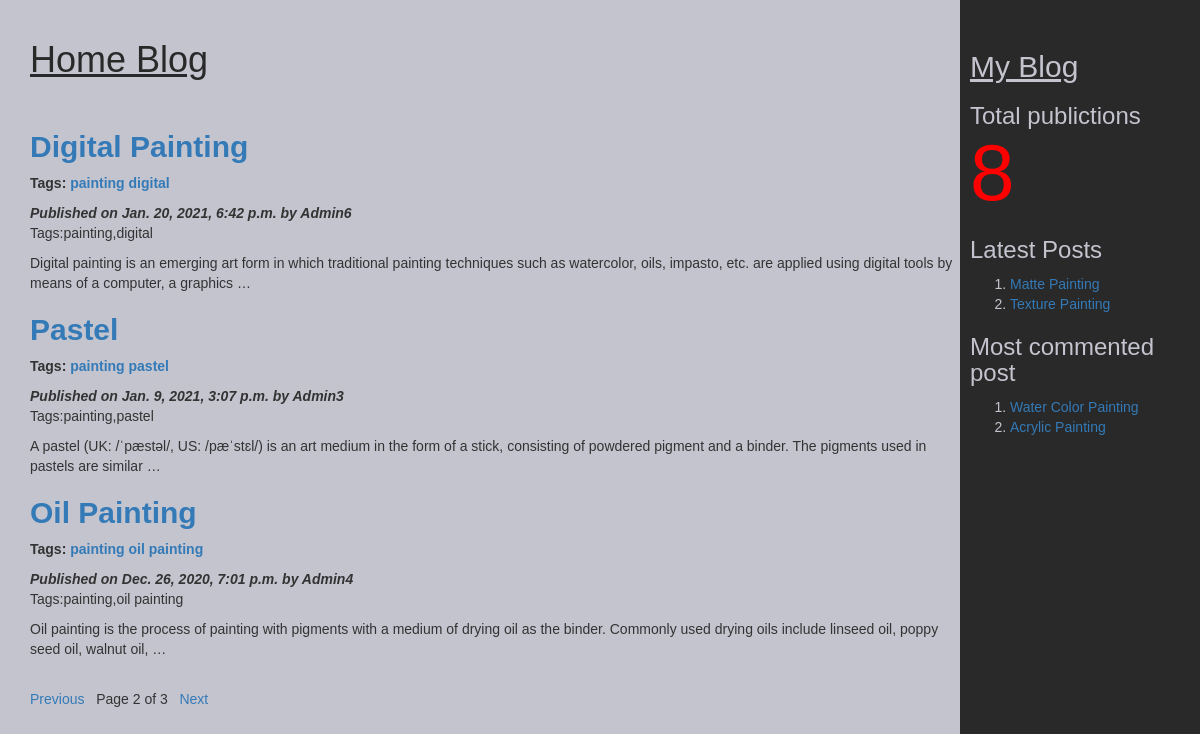
Screenshot of /?page=2 with the database file from the repository.
### myApp/models.py (models this page shows, shortened)
class Post(models.Model):
    tags = TaggableManager()
    STATUS_CHOICE=(('draft','Draft'),('published','Published'))
    title = models.CharField(max_length=200)
    slug = models.SlugField(max_length=50,unique_for_date='publish')
    author = models.ForeignKey(User,related_name='blog_posts',on_delete=models.CASCADE)
    body = models.TextField()
    publish = models.DateTimeField(default=timezone.now)
    created = models.DateTimeField(auto_now_add=True)
    updated = models.DateTimeField(auto_now=True)
    status = models.CharField(max_length=10,choices=STATUS_CHOICE,default='draft')
    objects = CustomManager()
    class Meta:
        ordering=('-publish',)
    def get_absolute_url(self):
        return reverse("post_detail",args=[self.publish.year,self.publish.strftime('%m'),self.publish.strftime('%d'),self.slug])

### myApp/views.py (the view)
# urls.py: url(r'^$',views.post_list_view),
def post_list_view(request,tag_slug=None):
    post_list=Post.objects.all()
    tag=None
    if tag_slug:
        tag=get_object_or_404(Tag,slug=tag_slug)#provided slug
        post_list=post_list.filter(tags__in=[tag])
    paginator=Paginator(post_list,3) #step1
    page_number=request.GET.get('page') #step2
    try:
       post_list=paginator.page(page_number) #step2
    except PageNotAnInteger:
       post_list=paginator.page(1) #step 3
    except EmptyPage:
      post_list=paginator.page(paginator.num_pages) #step 4
    d={'post_list':post_list,'tag':tag}
    return render(request,'myApp/post_list.html',d)

### myApp/models.py (called while the page is built)
    def get_queryset(self):#called automatically the moment we create objects
        return super().get_queryset().filter(status='published')

### myApp/templatetags/mytags.py (called while the page is built)
@register.simple_tag
def total_posts():
        return Post.objects.count()

@register.inclusion_tag('myApp/latest_post.html')
def show_latest_posts(count=3):
    latest_posts=Post.objects.order_by('-publish')[:count]
    return {'latest_posts':latest_posts}

@register.simple_tag
def get_most_commented_posts(count=2):
    return Post.objects.annotate(total_comments=Count('comments')).order_by('-total_comments')[:count]

### templates/myApp/post_list.html (shortened to what this page needs)
<!DOCTYPE html>
<html lang="en" dir="ltr">
    {%extends 'myApp/parent.html'%}
    {%block content_block%}
    <br>
      <h1 style="color:#292929"><u>Home Blog</u></h1>
      <br>
        {%for post in post_list%}
          <a href="{{post.get_absolute_url}}"><h2><b>{{post.title}}</h2></a>
          <p>Tags:
              {%for t in post.tags.all%}
              <a href="{%url "post_list_by_tag_name" t.slug%}">{{t.name}}</a>
              {%endfor%}
          </p>
          <i>Published on {{post.publish}} by {{post.author|title}}</b></i>
          <p>Tags:{{post.tags.all|join:','}}</p>
          {{post.body|truncatewords:30|linebreaks}}
        {%endfor%}
        <br>
        {%include 'myApp/pagination.html' with page=post_list%}
    {%endblock%}

### templates/myApp/parent.html (shortened to what this page needs)
<html>
{%load mytags%}
    <head>
        <link rel="stylesheet" href="https://maxcdn.bootstrapcdn.com/bootstrap/3.3.7/css/bootstrap.min.css">
    </head>
    <body>
        <div class="content" style="font-family:arial;width:80%;float:left;background-color:#c4c4cf;height:100vh;padding:0 0 0 30px">
              {%block content_block%}
              {%endblock%}
        </div>
        <div class="sidebar" style="font-family:arial;width:20%;float:right;background-color:#292929;height:100vh;padding:10px">
          <div style="color:#c4c4cf">
            <br>
              <h2><u>My Blog</u></h2>
                <h3>Total publictions
                  <span style="color:red;font-size:80px">
                  {%total_posts%}</span>
                  <h3>Latest Posts</h3>
                    {% show_latest_posts 2%}
                  <h3>Most commented post</h3>
                  {%get_most_commented_posts as m%}
                  <ol>
                    {%for post in m%}
                    <li><a href="{{post.get_absolute_url}}">{{post.title}}</a></li>
                    {%endfor%}
                  </ol>
                </h3>
            </div>
        </div>
    </body>
</html>

### templates/myApp/latest_post.html
<!DOCTYPE html>
<html lang="en" dir="ltr">
  <body>
    <ol>
    {%for post in latest_posts%}
    <li><a href="{{post.get_absolute_url}}">{{post.title}}</a></li>
    {%endfor%}
      </ol>
  </body>
</html>

### rows the page displays
Post: title "Digital Painting", publish "Jan. 20, 2021, 6:42 p.m.", author "Admin6", tags.all "painting,digital", body "Digital painting is an emerging art form in which traditional painting techniques such as watercolor, oils, impasto, etc. are applied using digital tools by means of a computer, a graphics …"
Tag: name "painting"
Tag: name "digital"
Post: title "Pastel", publish "Jan. 9, 2021, 3:07 p.m.", author "Admin3", tags.all "painting,pastel", body "A pastel (UK: /ˈpæstəl/, US: /pæˈstɛl/) is an art medium in the form of a stick, consisting of powdered pigment and a binder. The pigments used in pastels are similar …"
Tag: name "pastel"
Post: title "Oil Painting", publish "Dec. 26, 2020, 7:01 p.m.", author "Admin4", tags.all "painting,oil painting", body "Oil painting is the process of painting with pigments with a medium of drying oil as the binder. Commonly used drying oils include linseed oil, poppy seed oil, walnut oil, …"
Tag: name "oil painting"
Post: title "Matte Painting"
Post: title "Texture Painting"
Post: title "Water Color Painting"
Post: title "Acrylic Painting"

### other values shown
{{ page.number }} "2"
{{ page.paginator.num_pages }} "3"
